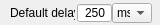
<?xml version="1.0" encoding="UTF-8"?>
<ui version="4.0">
 <class>DefaultDelayWidget</class>
 <widget class="QWidget" name="DefaultDelayWidget">
  <property name="geometry">
   <rect>
    <x>0</x>
    <y>0</y>
    <width>160</width>
    <height>25</height>
   </rect>
  </property>
  <property name="sizePolicy">
   <sizepolicy hsizetype="Fixed" vsizetype="Fixed">
    <horstretch>0</horstretch>
    <verstretch>0</verstretch>
   </sizepolicy>
  </property>
  <property name="minimumSize">
   <size>
    <width>160</width>
    <height>25</height>
   </size>
  </property>
  <property name="maximumSize">
   <size>
    <width>180</width>
    <height>25</height>
   </size>
  </property>
  <property name="windowTitle">
   <string>DefaultDelayWidget</string>
  </property>
  <widget class="QComboBox" name="timeScaleBox">
   <property name="enabled">
    <bool>true</bool>
   </property>
   <property name="geometry">
    <rect>
     <x>112</x>
     <y>3</y>
     <width>40</width>
     <height>20</height>
    </rect>
   </property>
   <property name="cursor">
    <cursorShape>ArrowCursor</cursorShape>
   </property>
   <property name="currentIndex">
    <number>1</number>
   </property>
   <property name="maxVisibleItems">
    <number>2</number>
   </property>
   <property name="maxCount">
    <number>2</number>
   </property>
   <property name="frame">
    <bool>true</bool>
   </property>
   <item>
    <property name="text">
     <string>s</string>
    </property>
   </item>
   <item>
    <property name="text">
     <string>ms</string>
    </property>
   </item>
  </widget>
  <widget class="QSpinBox" name="amountBox">
   <property name="enabled">
    <bool>true</bool>
   </property>
   <property name="geometry">
    <rect>
     <x>77</x>
     <y>3</y>
     <width>35</width>
     <height>20</height>
    </rect>
   </property>
   <property name="alignment">
    <set>Qt::AlignRight|Qt::AlignTrailing|Qt::AlignVCenter</set>
   </property>
   <property name="buttonSymbols">
    <enum>QAbstractSpinBox::NoButtons</enum>
   </property>
   <property name="minimum">
    <number>1</number>
   </property>
   <property name="maximum">
    <number>10000</number>
   </property>
   <property name="value">
    <number>250</number>
   </property>
  </widget>
  <widget class="QLabel" name="delayLabel">
   <property name="geometry">
    <rect>
     <x>10</x>
     <y>3</y>
     <width>65</width>
     <height>20</height>
    </rect>
   </property>
   <property name="toolTip">
    <string>The amount of time between two commands.</string>
   </property>
   <property name="text">
    <string>Default delay</string>
   </property>
  </widget>
 </widget>
 <tabstops>
  <tabstop>amountBox</tabstop>
  <tabstop>timeScaleBox</tabstop>
 </tabstops>
 <resources/>
 <connections/>
</ui>
